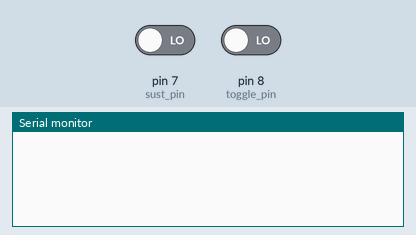
Bench run of a sketch on a simulated Arduino Leonardo, built with avr-gcc and run on an emulated ATmega32U4. On the bench: the last lines printed to the serial monitor. Inputs (shaded band) come from the test bench; at power-on: pin 7 (sust_pin) LOW, pin 8 (toggle_pin) LOW.

Above: at 1.2 s.
1.3 s: pin 7 (sust_pin) driven HIGH
At 2.5 s:
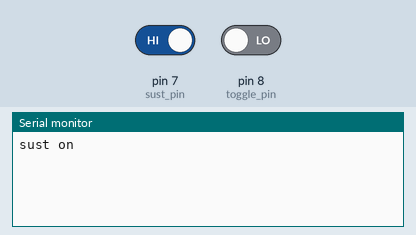
2.8 s: pin 8 (toggle_pin) driven HIGH
At 3.9 s:
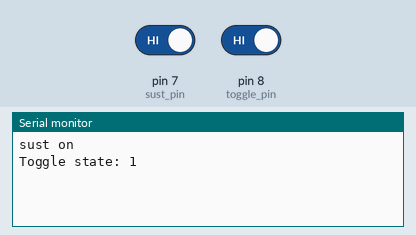
4.3 s: pin 7 (sust_pin) driven LOW
At 5.0 s:
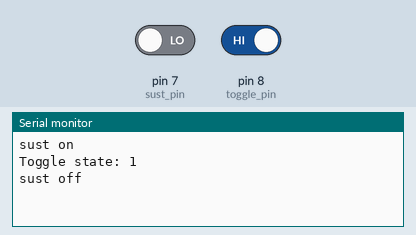

The sketch:

midi_bass_sustain.ino
```cpp
/*
 * midi_bass_sustain.ino
 *
 * Created: 12/11/2025
 * Author: Lucas Herrera
 */

#include "MIDIUSB.h"

// First parameter is the event type (0x09 = note on, 0x08 = note off).
// Second parameter is note-on/note-off, combined with the channel.
// Channel can be anything between 0-15. Typically reported to the user as 1-16.
// Third parameter is the note number (48 = middle C).
// Fourth parameter is the velocity (64 = normal, 127 = fastest).

int toggle_pin = 8;
int toggle_pressed = 0;
int pre_toggle_pressed = 0;
int sust_toggled = 0;

int sust_pin = 7;
int sust_pressed = 0;
int pre_sust_pressed = 0;

midiEventPacket_t rx;
midiEventPacket_t pre_rx;

void noteOn(byte channel, byte pitch, byte velocity) {
  midiEventPacket_t noteOn = {0x09, 0x90 | channel, pitch, velocity};
  MidiUSB.sendMIDI(noteOn);
}

void noteOff(byte channel, byte pitch, byte velocity) {
  midiEventPacket_t noteOff = {0x08, 0x80 | channel, pitch, velocity};
  MidiUSB.sendMIDI(noteOff);
}

void setup() {
  Serial.begin(115200);
  pinMode(toggle_pin, INPUT);
  pinMode(sust_pin, INPUT);
  rx = MidiUSB.read();
  pre_rx = MidiUSB.read();
}

// First parameter is the event type (0x0B = control change).
// Second parameter is the event type, combined with the channel.
// Third parameter is the control number number (0-119).
// Fourth parameter is the control value (0-127).

void controlChange(byte channel, byte control, byte value) {
  midiEventPacket_t event = {0x0B, 0xB0 | channel, control, value};
  MidiUSB.sendMIDI(event);
}

void loop() {
  pre_sust_pressed = sust_pressed;
  sust_pressed = digitalRead(sust_pin);

  pre_toggle_pressed = toggle_pressed;
  toggle_pressed = digitalRead(toggle_pin);

  if(pre_toggle_pressed != toggle_pressed && toggle_pressed)
  {
    sust_toggled = 1 - sust_toggled;
    Serial.print("Toggle state: ");
    Serial.println(sust_toggled);
    controlChange(0, 64, 127*sust_toggled);
    MidiUSB.flush();
  }

    if(pre_sust_pressed != sust_pressed && sust_pressed)
    {
      controlChange(0, 64, 127*(1-sust_toggled));
      MidiUSB.flush();
      Serial.println("sust on");
    }
    if(pre_sust_pressed != sust_pressed && !sust_pressed)
    {
      controlChange(0, 64, 127*sust_toggled);
      MidiUSB.flush();
      Serial.println("sust off");
    }

  do {
    rx = MidiUSB.read();
    if(sust_toggled && rx.header == 0x09)// && rx.byte2 != pre_rx.byte2)
    {
      if(pre_rx.byte1 == rx.byte1 && pre_rx.byte2 == rx.byte2)
      {
        //controlChange(0, 64, 127);
        //MidiUSB.flush();
      }
      else
      {
        controlChange(0, 64, 0);
        MidiUSB.flush();
        controlChange(0, 64, 127);
        MidiUSB.flush();
      }
    }
    if(rx.header == 0x09)
      pre_rx = rx;
  } while (MidiUSB.available() > 0);

}
```

Measured:
- after the input at 1.3 s, the serial monitor: prints a new line at once (image 1)
- after the input at 2.8 s, the serial monitor: prints a new line at once (image 2)
- after the input at 4.3 s, the serial monitor: prints a new line at once (image 3)
